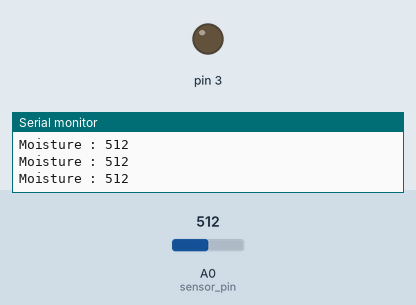
This sketch was run on a simulated Arduino Uno, built with avr-gcc and run on an emulated ATmega328P. Shown: output pins drawn as LEDs (lit = HIGH), the last lines printed to the serial monitor. The test bench sets the inputs (shaded band); at power-on: A0 (sensor_pin) = 512.

Above: at 1.2 s.
1.3 s: A0 (sensor_pin) set to 412
2.8 s: A0 (sensor_pin) set to 393
At 3.1 s:
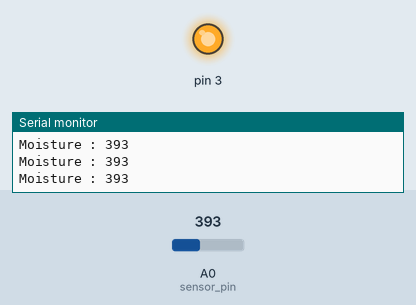
4.3 s: A0 (sensor_pin) set to 410
At 5.5 s:
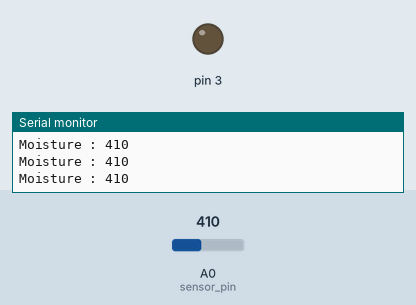
5.8 s: A0 (sensor_pin) set to 390
At 7.0 s:
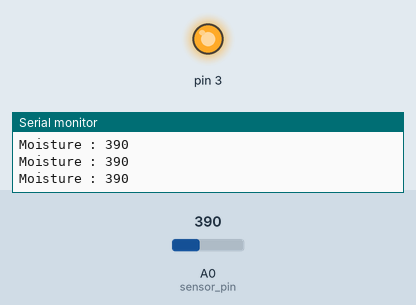
Timing chart, 0 to 8.3 s (numbered marks = the images above; inputs shaded):
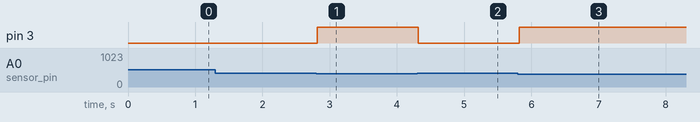

The sketch:

drainageSystem.ino
```cpp
int sensor_pin = A0; //  Sensor input at Analog PIN A0
int output_value ;
void setup() {
  // put your setup code here, to run once:
  pinMode(3,OUTPUT);
     Serial.begin(9600);
   Serial.println("Reading From the Sensor ...");
}


  void loop() {
   output_value= analogRead(sensor_pin);
   Serial.print("Moisture : ");
   Serial.print(output_value);
    Serial.println("");
   if(output_value<400){
      digitalWrite(3,HIGH);
     }
     else{
            digitalWrite(3,LOW);
     }
   delay(100);
  }
```

Measured:
- the behaviour switches between 400 and 399 on A0 (sensor_pin) (found by bisection; images 0 and 1)
- after the input at 2.8 s, pin 3: LOW → HIGH at once
- after the input at 4.3 s, pin 3: HIGH → LOW at once
- after the input at 5.8 s, pin 3: LOW → HIGH at once
